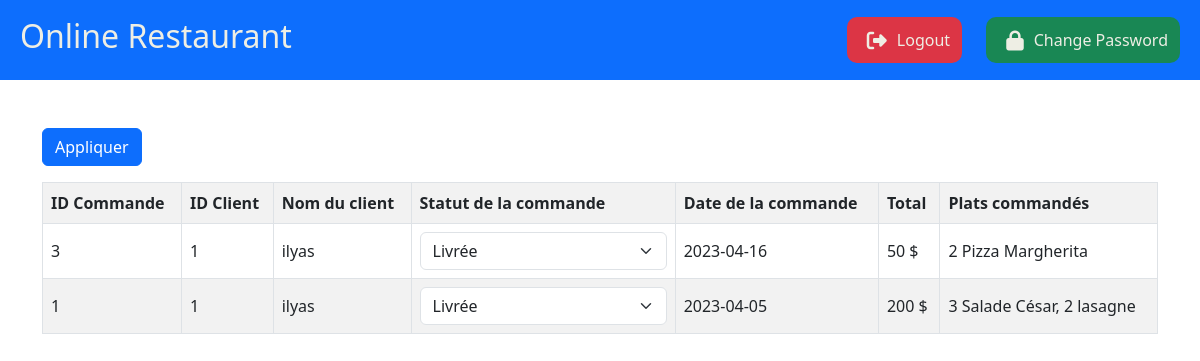
Screenshot of /adminPages/gestion-commandes.php (signed in) with the database file from the repository.
### tables this page shows
CREATE TABLE IF NOT EXISTS `commandes` (
  `cid` int NOT NULL AUTO_INCREMENT,
  `uid` int NOT NULL,
  `statut` varchar(50) NOT NULL,
  `cdate` date NOT NULL,
  `bill` float NOT NULL,
  PRIMARY KEY (`cid`),
  KEY `uid` (`uid`)
);

CREATE TABLE IF NOT EXISTS `users` (
  `uid` int NOT NULL AUTO_INCREMENT,
  `username` varchar(100) NOT NULL,
  `email` varchar(100) NOT NULL,
  `utype` enum('client','admin') NOT NULL,
  `hashed_password` char(60) DEFAULT NULL,
  PRIMARY KEY (`uid`),
  UNIQUE KEY `username` (`username`),
  UNIQUE KEY `email` (`email`)
);

### adminPages/gestion-commandes.php (the view, shortened to what this page needs)
<?php
require_once '../include/db-connect.php';
?>
<!doctype html>
<html lang="en">
<head>
    <link href="https://cdn.jsdelivr.net/npm/bootstrap@5.3.0-alpha3/dist/css/bootstrap.min.css" rel="stylesheet">
    <link rel="stylesheet" href="../Style/style2.css">
</head>
<body>
    <div class="header sticky-top bg-primary mb-5">
        <h2 class="title">Online Restaurant</h2>
        <div>
            <a href="../login-register-Pages/logout.php" class="bg-danger"><i class="fa-solid fa-right-from-bracket fa-lg"></i>Logout</a>
            <a href="../login-register-Pages/change-password.php" class="bg-success"><i class="fa-solid fa-lock fa-lg"></i>Change Password</a>
        </div>
    </div>
    <form class="container form" action="" method="post">
        <button class="btn btn-primary mb-3" type="submit">Appliquer</button>
        <table class="table table-bordered table-striped table-hover">
            <tr>
                <th>ID Commande</th>
                <th>ID Client</th>
                <th>Nom du client</th>
                <th>Statut de la commande</th>
                <th>Date de la commande</th>
                <th>Total</th>
                <th>Plats commandés</th>
            </tr>
            <?php
            $res = $db->query("SELECT * FROM commandes NATURAL JOIN users ORDER BY cdate DESC");
            $status_list = ["En attente", "En cours de préparation", "En cours de livraison", "Livrée"];
            $counter = 1;
            while ($row = $res->fetch_assoc()) {
                $cid = $row["cid"];
                $uid = $row["uid"];
                $nom_client = $row["username"];
                $statut = $row["statut"];
                $cdate = $row["cdate"];
                $bill = $row["bill"];
                $res2 = $db->query("SELECT * FROM commandes NATURAL JOIN commande_plat NATURAL JOIN plats WHERE cid = $cid");
                $plats = [];
                $quantites = [];
                $plat_qty = [];
                while ($row2 = $res2->fetch_assoc()) {
                    $plats[] = $row2["pname"];
                    $quantites[] = $row2["qty"];
                }
                for ($i=0; $i<count($plats); $i++) {
                    $plat_qty[] = $quantites[$i] . " " . $plats[$i];
                }
                $info_commande = implode(", ", $plat_qty);
                echo "<tr>";
                echo "<td>$cid</td>";
                echo "<td>$uid</td>";
                echo "<td>$nom_client</td>";
                echo "<td><select class='form-select' name='select$counter'>";
                foreach ($status_list as $st) {
                    if ($st == $statut) {
                        echo "<option selected>$st</option>";
                    }
                    else {
                        echo "<option>$st</option>";
                    }
                }
                echo "</select></td>";
                echo "<td>$cdate</td>";
                echo "<td>$bill $</td>";
                echo "<td>$info_commande</td>";
                echo "</tr>";
                $counter++;
            }
            ?>
        </table>
    </form>
</body>
</html>

### Style/style2.css (style rules this page uses)
.container { display: flex; flex-wrap: wrap; }
.header { height:80px; display: flex; align-items: center; color: #eeeee4; justify-content: space-between; padding-left: 20px; padding-right: 20px; margin-bottom: 70px; }
i { margin-right: 10px; margin-left: 20px; }
.header > div > a { background-color: black; padding: 12px; padding-left: 0px; color: #eeeee4; border-radius: 10px; border: 0; margin-left: 20px; text-decoration: none; }

### adminPages/gestion-commandes.php (style rules this page uses)
table td { vertical-align: middle; }

### rows the page displays
commandes: cid "3", uid "1", uid.username "ilyas", statut "Livrée", cdate "2023-04-16", bill "50", info_commande "2 Pizza Margherita"
commandes: cid "1", uid "1", uid.username "ilyas", statut "Livrée", cdate "2023-04-05", bill "200", info_commande "3 Salade César, 2 lasagne"
